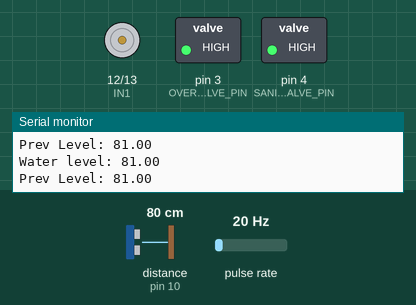
This sketch was run on a simulated Arduino Uno, built with avr-gcc and run on an emulated ATmega328P. Parts: motor-driver pin pairs drawn as motors (green arrow = first pin HIGH = forward, orange = second pin HIGH = backward, longer = more drive, scaled by the enable pin), switched loads named in the sketch (green lamp = pin HIGH), the last lines printed to the serial monitor. Wiring (inferred from the names in the program): pulse sensor: data pin 2. Inputs (shaded band) come from the test bench; at power-on: distance to the obstacle (sensor on pin 10) 80 cm, pulse rate 20 Hz. The echo pulse lasts 58.3 µs per cm.

Above: at 1.3 s.
1.4 s: distance to the obstacle (sensor on pin 10) set to 33 cm
3.4 s: distance to the obstacle (sensor on pin 10) set to 27 cm
At 6.2 s:
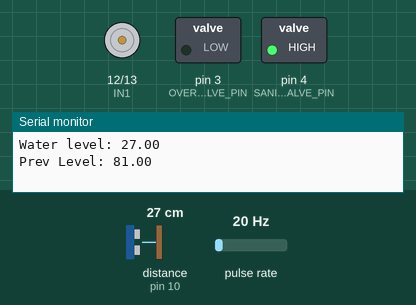
At 35.8 s:
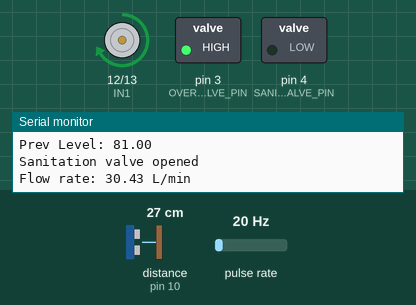
Timing chart, 0 to 36.5 s (numbered marks = the images above; inputs shaded):
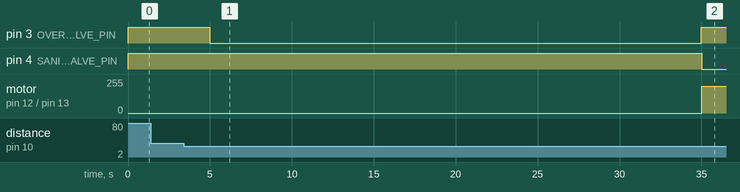

Measured:
- the behaviour switches between 30 and 29 cm on distance to the obstacle (sensor on pin 10) (found by bisection; images 0 and 1)
- after the input at 3.4 s, pin 3 (OVERFLOW_VALVE_PIN): goes on until 35.0 s, then stays HIGH; pin 4 (SANITATION_VALVE_PIN): goes on until 35.0 s, then stays LOW; motor on pin 12 (IN1) / pin 13 (IN2): stopped → forward 200/255 after 31.6 s

The sketch:

IGEN430_UpdatedControls.ino
```cpp
#include <NewPing.h>

// Constants
#define FLOW_PIN 2
#define OVERFLOW_VALVE_PIN 3
#define SANITATION_VALVE_PIN 4
// #define UVLED_PIN 5
#define PUMP_PWM 11
#define IN1 12
#define IN2 13
#define TRIGGER_PIN 9
#define ECHO_PIN 10
#define minFlowRate 0.2 // L/min
#define levelMax 5
#define levelMid 15
#define levelMin 30 // 30 is best
#define SPEED 200

// Variables
float waterLevel;
float avgWaterLevel;
float prevLevel;
bool isOverflowing = false;
bool isSanitizing = false;
bool isRising = false;
bool isFlushing = false;
unsigned long flushInterval = 5 * 60 * 1000; // 60 * 1000; // 5 hours
unsigned long flushDuration = 30 * 1000;     //* 60 * 1000;     // 30 minutes
unsigned long flushStartTime = 0;
unsigned long lastFlowCheckTime = 0;
unsigned long levelCheckTime = 0;
unsigned long flushIntervalTime = 0;
unsigned int uS;
volatile int flowCount = 0;

NewPing sonar(TRIGGER_PIN, ECHO_PIN, 200);

void setup()
{
    Serial.begin(9600);
    pinMode(FLOW_PIN, INPUT_PULLUP);
    attachInterrupt(digitalPinToInterrupt(FLOW_PIN), flowISR, RISING);
    pinMode(SANITATION_VALVE_PIN, OUTPUT);
    pinMode(OVERFLOW_VALVE_PIN, OUTPUT);
    // pinMode(UVLED_PIN, OUTPUT);
    pinMode(ECHO_PIN, INPUT);
    pinMode(TRIGGER_PIN, OUTPUT);
    pinMode(PUMP_PWM, OUTPUT);
    pinMode(IN1, OUTPUT);
    pinMode(IN2, OUTPUT);
    digitalWrite(IN1, HIGH);
    digitalWrite(IN2, LOW);
    digitalWrite(SANITATION_VALVE_PIN, HIGH);
    digitalWrite(OVERFLOW_VALVE_PIN, HIGH);
    // digitalWrite(UVLED_PIN, HIGH);
    uS = sonar.ping_median(5);            // Send ping, get ping time in microseconds (uS).
    avgWaterLevel = sonar.convert_cm(uS); // Convert ping time to distance and print result (0 = outside set distance range, no ping echo)
    prevLevel = avgWaterLevel;
}

void loop()
{
    if ((millis() - levelCheckTime) > 1000 || millis() < 1000)
    {
        // Check water level
        // digitalWrite(TRIGGER_PIN, LOW);
        // delayMicroseconds(2);
        // digitalWrite(TRIGGER_PIN, HIGH);
        // delayMicroseconds(10);
        // digitalWrite(TRIGGER_PIN, LOW);
        // float duration = pulseIn(ECHO_PIN, HIGH);
        // waterLevel = duration * 0.034 / 2; // cm
        // avgWaterLevel = getAverageWaterLevel(5);
        uS = sonar.ping_median(5);            // Send ping, get ping time in microseconds (uS).
        avgWaterLevel = sonar.convert_cm(uS); // Convert ping time to distance and print result (0 = outside set distance range, no ping echo)
        Serial.print("Water level: ");
        Serial.println(avgWaterLevel);
        Serial.print("Prev Level: ");
        Serial.println(prevLevel);
        // float avgWaterLevel = waterLevel;
        levelCheckTime = millis();
    }

    if (avgWaterLevel < levelMin && avgWaterLevel > levelMax && !isFlushing && !isSanitizing && !isOverflowing)
    {
        // Serial.println("Waiting Mode");
        digitalWrite(SANITATION_VALVE_PIN, HIGH);
        digitalWrite(OVERFLOW_VALVE_PIN, HIGH);
        // digitalWrite(UVLED_PIN, HIGH);
        digitalWrite(IN1, LOW);
        digitalWrite(IN2, LOW);
    }

    // Check if water level is rising or falling
    bool isCurrentlyRising = avgWaterLevel < prevLevel;
    if (isCurrentlyRising != isRising && !isRising && millis() > 5000) //&& (millis() - flushIntervalTime) > flushInterval)
    {
        // Water level has changed direction
        Serial.println("Flush beginning, opening overflow valve for 30 minutes");
        isRising = isCurrentlyRising;
        isFlushing = true;
        digitalWrite(OVERFLOW_VALVE_PIN, LOW);
        flushStartTime = millis();
        flushIntervalTime = millis();
    }

    // Check if overflow valve needs to be opened
    if (avgWaterLevel < levelMax && !isSanitizing && millis() > 5000)
    {
        if (!isOverflowing)
        {
            Serial.println("Overflow valve opened");
            isOverflowing = true;
            digitalWrite(OVERFLOW_VALVE_PIN, LOW);
            delay(10);
            isRising = false;
        }
    }
    else if (avgWaterLevel > levelMin && isOverflowing)
    {
        Serial.println("Overflow valve closed");
        isOverflowing = false;
        delay(10);
        digitalWrite(OVERFLOW_VALVE_PIN, HIGH);
    }

    // Check if sanitation valve needs to be opened
    if ((millis() - flushStartTime) > flushDuration && isFlushing)
    {
        if (!isSanitizing)
        {
            isFlushing = false;
            isOverflowing = false;
            digitalWrite(OVERFLOW_VALVE_PIN, HIGH);
            Serial.println("Sanitation valve opened");
            isSanitizing = true;
            // digitalWrite(UVLED_PIN, LOW);
            delay(10);
            digitalWrite(SANITATION_VALVE_PIN, LOW);
            delay(10);
            digitalWrite(IN1, HIGH);
            digitalWrite(IN2, LOW);
            analogWrite(PUMP_PWM, SPEED);
        }
    }
    else if (avgWaterLevel >= levelMin)
    {
        if (isSanitizing)
        {
            Serial.println("Sanitation valve closed");
            isSanitizing = false;
            isRising = false;
            isFlushing = false;
            isOverflowing = false;
            digitalWrite(IN1, LOW);
            digitalWrite(IN2, LOW);
            delay(10);
            digitalWrite(SANITATION_VALVE_PIN, HIGH);
            delay(10);
            // digitalWrite(UVLED_PIN, HIGH);
        }
    }
    // Check flow rate
    if (millis() - lastFlowCheckTime >= 1000 && isSanitizing)
    {
        lastFlowCheckTime = millis();
        float flowRate = (((float)flowCount) / 23);
        Serial.print("Flow rate: ");
        Serial.print(flowRate);
        Serial.println(" L/min");
        if (flowRate < minFlowRate && isSanitizing)
        {
            Serial.println("Flow rate too low, closing sanitation valve and turning off pump and UV LED");
            isSanitizing = false;
            isRising = false;
            isFlushing = false;
            isOverflowing = false;
            digitalWrite(IN1, LOW);
            digitalWrite(IN2, LOW);
            delay(100);
            digitalWrite(SANITATION_VALVE_PIN, HIGH);
            // digitalWrite(UVLED_PIN, HIGH);
        }
        flowCount = 0;
    }
}

void flowISR()
{
    flowCount++;
}

float getAverageWaterLevel()
{
    float readings[10];
    static int index = 0;
    float total = 0;
    readings[index] = avgWaterLevel;
    index = (index + 1) % 10;
    for (int i = 0; i < 10; i++)
    {
        total += readings[i];
    }
    return total / 10;
}
```
